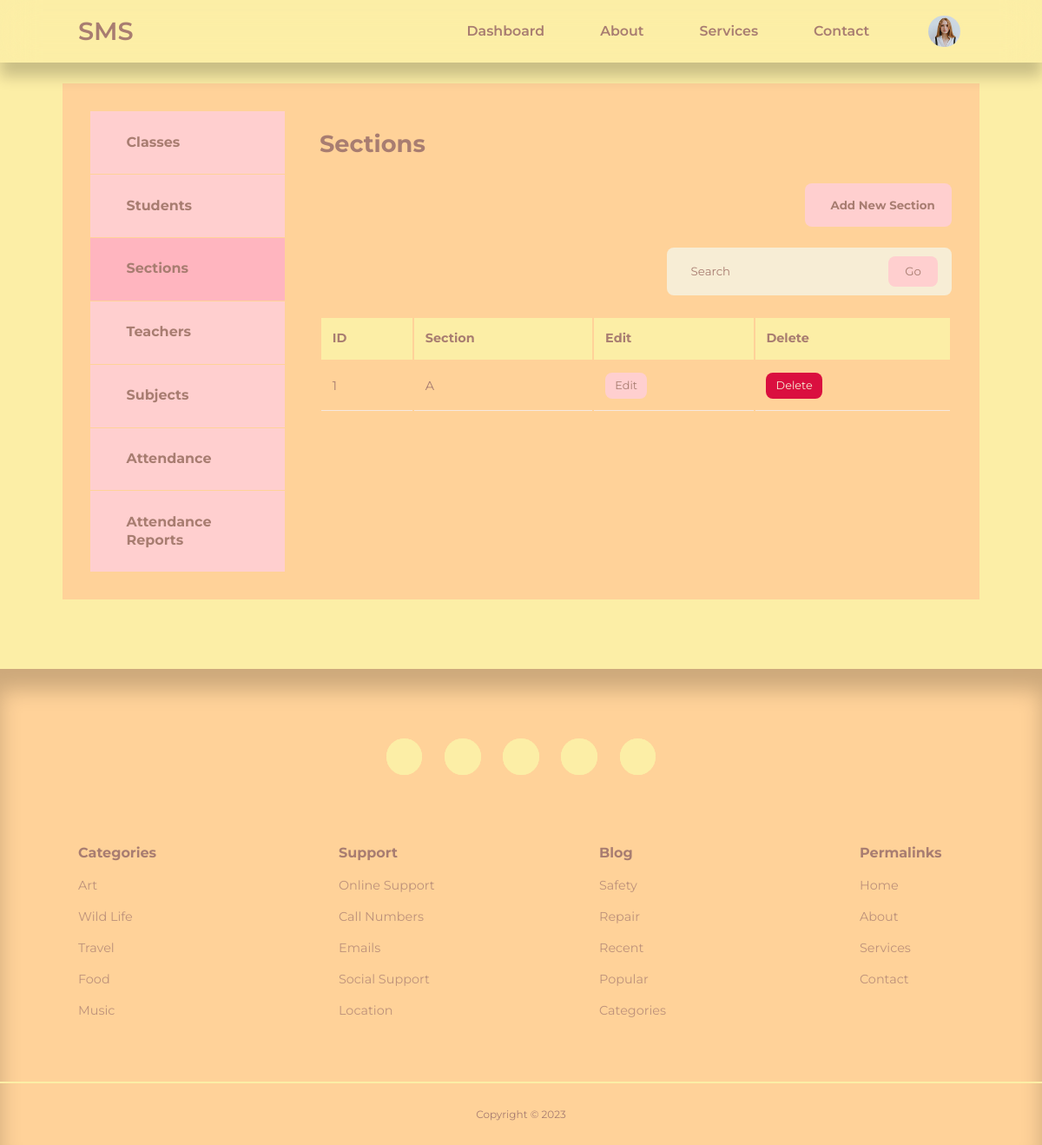
Page /admin/sections.php (signed in) on the earlier database version.
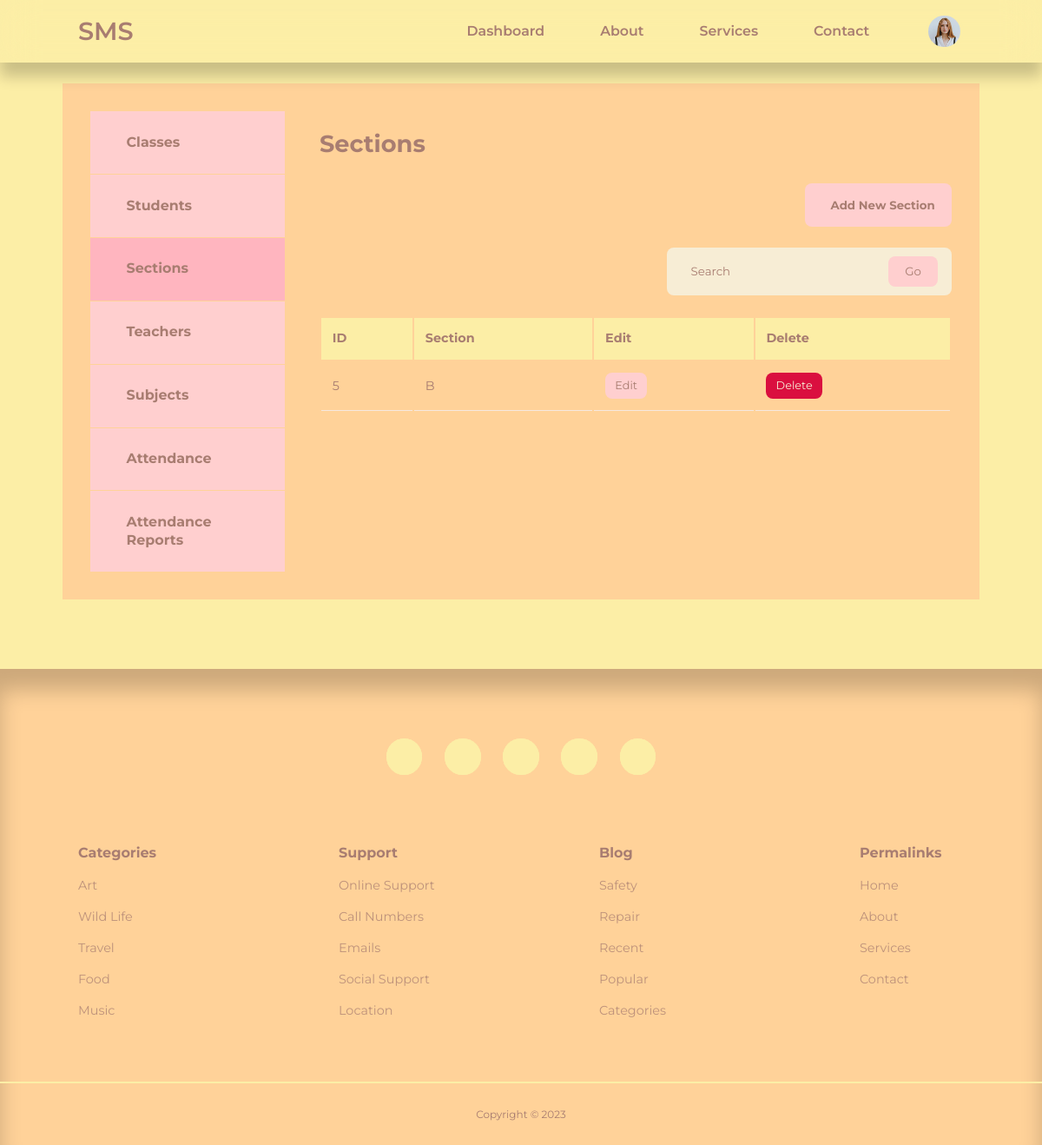
Same page on the later database version.
### tables this page shows
CREATE TABLE `sms_section` (
  `section_id` int(11) UNSIGNED NOT NULL,
  `section` varchar(50) NOT NULL
);

### admin/sections.php (the view, shortened to what this page needs)
<?php
include 'partials/header.php';
$query = "SELECT section_id, section FROM sms_section ORDER BY section_id";
$sections = mysqli_query($connection, $query);
?>
<section class="dashboard">
    <div class="container dashboard__container">
        <aside>
            <ul>
				<li><a href="classes.php"><i class="uil uil-presentation-edit"></i>
                    <h5>Classes</h5>
                </a></li>
                <li><a href="students.php"><i class="uil uil-users-alt"></i>
                    <h5>Students</h5>
                </a></li>
                <li><a href="sections.php" class="active"><i class="uil uil-building"></i>
                    <h5>Sections</h5>
                </a></li>
                <li><a href="teachers.php"><i class="uil uil-users-alt"></i>
                    <h5>Teachers</h5>
                </a></li>
                <li><a href="subjects.php"><i class="uil uil-edit"></i>
                    <h5>Subjects</h5>
                </a></li>
                <li><a href="attendance.php"><i class="uil uil-calendar-alt"></i>
                    <h5>Attendance</h5>
                </a></li>
                <?php if(isset($_SESSION['user_is_admin'])): ?>
                <li><a href="attendance-reports.php"><i class="uil uil-analytics"></i>
                    <h5>Attendance Reports</h5>
                </a></li>
                <?php endif ?>
            </ul>
        </aside>
        <main>
            <h2>Sections</h2>
            <div class="utilities-container">
                <p>
                    <?php if(isset($_SESSION['user_is_admin'])): ?>
                    <button name="section-pop-up" class="btnLogin-popup"><i class="uil uil-clinic-medical"></i>Add New Section</button>
                    <?php endif ?>
                    <form class="search__bar-container" action="<?= ROOT_URL ?>admin/section-search-logic.php" method="GET">
                    <div class="search-bar">
                        <input type="search" name="section-search" placeholder="Search">
                    </div>
                    <button type="submit" name="submit" class="btn">Go</button>
                    </form>
                </p>
            </div>
            <?php if(mysqli_num_rows($sections) > 0) : ?>
            <table>
                <thead>
                    <tr>
                        <th>ID</th>
                        <th>Section</th>
                        <?php if(isset($_SESSION['user_is_admin'])): ?>
                        <th>Edit</th>
                        <th>Delete</th>
                        <?php endif ?>
                    </tr>
                </thead>
                <tbody>
                    <?php while($section = mysqli_fetch_assoc($sections)) : ?>
                    <tr>
                        <td><?= $section['section_id'] ?></td>
						<td><?= $section['section'] ?></td>
                        <?php if(isset($_SESSION['user_is_admin'])): ?>
                        <td><a href="http://localhost/School_management_xB88/admin/edit-section.php?id=<?= $section['section_id']?>" class="btn sm">Edit</a></td>
                        <td><a href="<?= ROOT_URL ?>admin/delete-section.php?id=<?= $section['section_id']?>" class="btn sm danger">Delete</a></td>
                        <?php endif ?>
                    </tr>
                    <?php endwhile ?>
                </tbody>
            </table>
            <?php else : ?>
                <div class="alert__message error"><?= "No section found." ?></div>
            <?php endif ?>
        </main>
    </div>
</section>
<?php
include '../partials/footer.php';
?>

Differences in the rows shown:
removed sms_section: section_id "1", section "A"
added sms_section: section_id "5", section "B"
